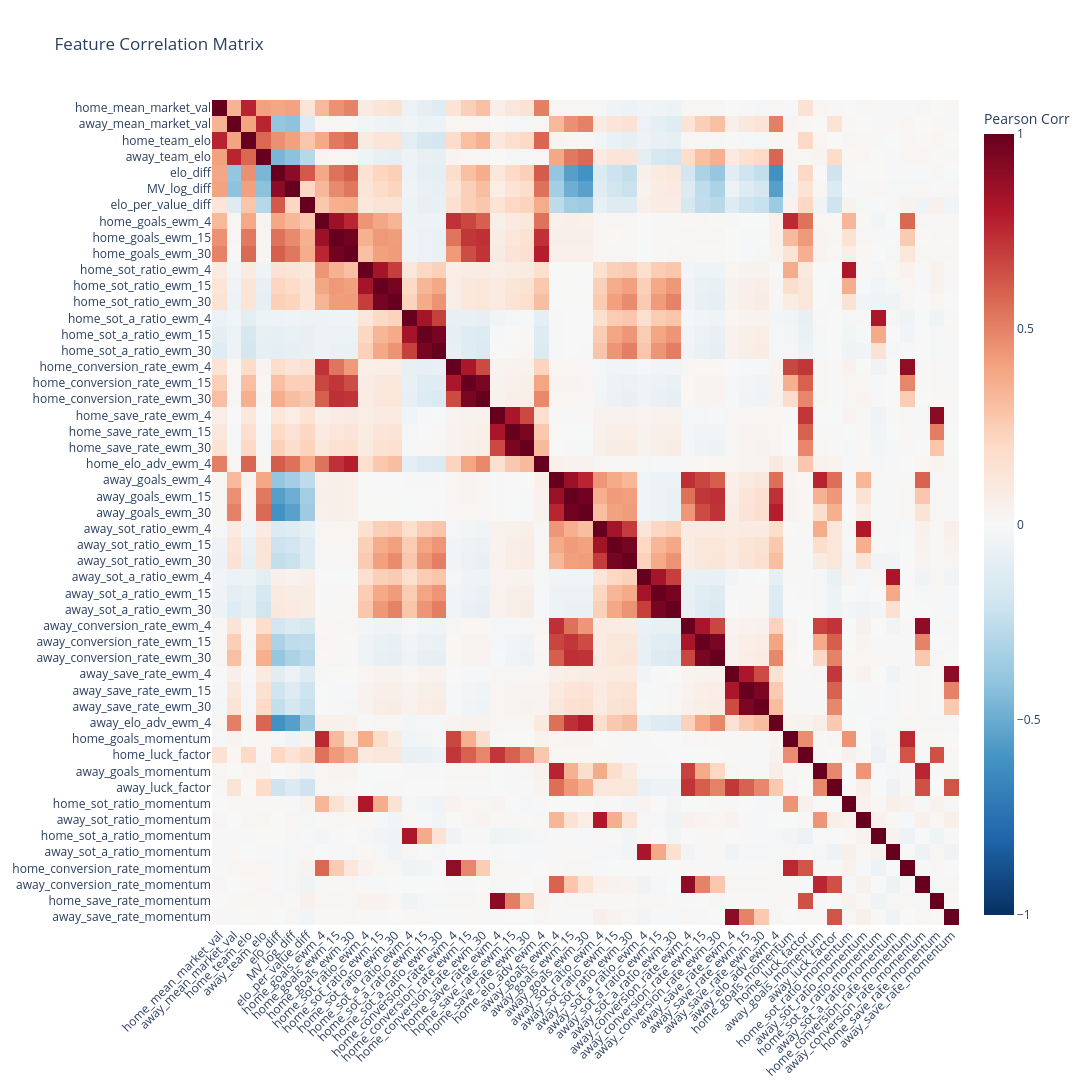

Source (notebook cell):
### Markdown cell above
#### Correlation Matrix

Now that we have all of our features created and some transformed into other versions that could also be useful, we need to perform a series of tests to prune our feature set to only the ones that matter. There are two main methods of feature selection:
- Unsupervised: We prune features based on how similar they are to other features, so much so that they can be ignored and the model performance will stay the same
- Supervised: We prune features based on their predictive power on the target result

We'll start with the unsupervised methods. The first one we'll use is a correlation matrix. This lets us see the correlation of each feature with every other feature. Feature pairs with very high correlations (like above 0.85) suggest one feature is probably redundant.

### Code cell
from pipeline.plotter import plot_corr_matrix
plot_corr_matrix(ml_features.drop("match_id"), size=(1400, 1400))

### Figure 1 — Plotly figure (JSON) as saved in the notebook; plotly's stock layout.template omitted (floating-point values rounded to 4 significant figures; data arrays with more than 128 entries replaced by an {"elided": "..."} marker saying what was removed)
{"data": [{"coloraxis": "coloraxis", "hovertemplate": "x: %{x}<br>y: %{y}<br>Pearson Corr: %{z}<extra></extra>", "name": "0", "type": "heatmap", "x": ["home_mean_market_val", "away_mean_market_val", "home_team_elo", "away_team_elo", "elo_diff", "MV_log_diff", "elo_per_value_diff", "home_goals_ewm_4", "home_goals_ewm_15", "home_goals_ewm_30", "home_sot_ratio_ewm_4", "home_sot_ratio_ewm_15", "home_sot_ratio_ewm_30", "home_sot_a_ratio_ewm_4", "home_sot_a_ratio_ewm_15", "home_sot_a_ratio_ewm_30", "home_conversion_rate_ewm_4", "home_conversion_rate_ewm_15", "home_conversion_rate_ewm_30", "home_save_rate_ewm_4", "home_save_rate_ewm_15", "home_save_rate_ewm_30", "home_elo_adv_ewm_4", "away_goals_ewm_4", "away_goals_ewm_15", "away_goals_ewm_30", "away_sot_ratio_ewm_4", "away_sot_ratio_ewm_15", "away_sot_ratio_ewm_30", "away_sot_a_ratio_ewm_4", "away_sot_a_ratio_ewm_15", "away_sot_a_ratio_ewm_30", "away_conversion_rate_ewm_4", "away_conversion_rate_ewm_15", "away_conversion_rate_ewm_30", "away_save_rate_ewm_4", "away_save_rate_ewm_15", "away_save_rate_ewm_30", "away_elo_adv_ewm_4", "home_goals_momentum", "home_luck_factor", "away_goals_momentum", "away_luck_factor", "home_sot_ratio_momentum", "away_sot_ratio_momentum", "home_sot_a_ratio_momentum", "away_sot_a_ratio_momentum", "home_conversion_rate_momentum", "away_conversion_rate_momentum", "home_save_rate_momentum", "away_save_rate_momentum"], "xaxis": "x", "y": ["home_mean_market_val", "away_mean_market_val", "home_team_elo", "away_team_elo", "elo_diff", "MV_log_diff", "elo_per_value_diff", "home_goals_ewm_4", "home_goals_ewm_15", "home_goals_ewm_30", "home_sot_ratio_ewm_4", "home_sot_ratio_ewm_15", "home_sot_ratio_ewm_30", "home_sot_a_ratio_ewm_4", "home_sot_a_ratio_ewm_15", "home_sot_a_ratio_ewm_30", "home_conversion_rate_ewm_4", "home_conversion_rate_ewm_15", "home_conversion_rate_ewm_30", "home_save_rate_ewm_4", "home_save_rate_ewm_15", "home_save_rate_ewm_30", "home_elo_adv_ewm_4", "away_goals_ewm_4", "away_goals_ewm_15", "away_goals_ewm_30", "away_sot_ratio_ewm_4", "away_sot_ratio_ewm_15", "away_sot_ratio_ewm_30", "away_sot_a_ratio_ewm_4", "away_sot_a_ratio_ewm_15", "away_sot_a_ratio_ewm_30", "away_conversion_rate_ewm_4", "away_conversion_rate_ewm_15", "away_conversion_rate_ewm_30", "away_save_rate_ewm_4", "away_save_rate_ewm_15", "away_save_rate_ewm_30", "away_elo_adv_ewm_4", "home_goals_momentum", "home_luck_factor", "away_goals_momentum", "away_luck_factor", "home_sot_ratio_momentum", "away_sot_ratio_momentum", "home_sot_a_ratio_momentum", "away_sot_a_ratio_momentum", "home_conversion_rate_momentum", "away_conversion_rate_momentum", "home_save_rate_momentum", "away_save_rate_momentum"], "yaxis": "y", "z": {"elided": "51x51 float values"}}], "layout": {"coloraxis": {"cmax": 1, "cmin": -1, "colorbar": {"title": {"text": "Pearson Corr"}}, "colorscale": [[0, "rgb(5,48,97)"], [0.1, "rgb(33,102,172)"], [0.2, "rgb(67,147,195)"], [0.3, "rgb(146,197,222)"], [0.4, "rgb(209,229,240)"], [0.5, "rgb(247,247,247)"], [0.6, "rgb(253,219,199)"], [0.7, "rgb(244,165,130)"], [0.8, "rgb(214,96,77)"], [0.9, "rgb(178,24,43)"], [1, "rgb(103,0,31)"]]}, "height": 1400, "title": {"text": "Feature Correlation Matrix"}, "width": 1400, "xaxis": {"anchor": "y", "domain": [0, 1], "tickangle": -45}, "yaxis": {"anchor": "x", "autorange": "reversed", "domain": [0, 1]}}}
